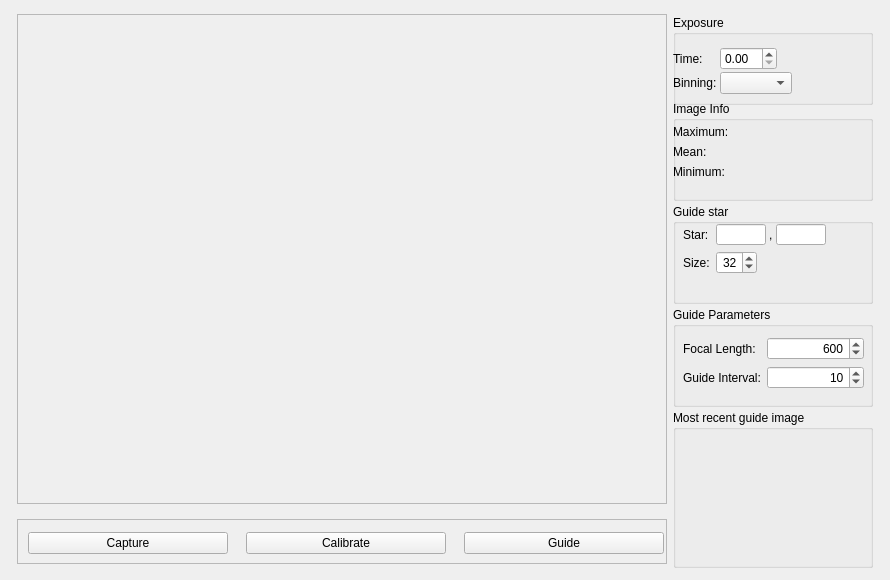
<?xml version="1.0" encoding="UTF-8"?>
<ui version="4.0">
 <class>GuiderDialog</class>
 <widget class="QDialog" name="GuiderDialog">
  <property name="geometry">
   <rect>
    <x>0</x>
    <y>0</y>
    <width>890</width>
    <height>580</height>
   </rect>
  </property>
  <property name="minimumSize">
   <size>
    <width>890</width>
    <height>580</height>
   </size>
  </property>
  <property name="maximumSize">
   <size>
    <width>890</width>
    <height>580</height>
   </size>
  </property>
  <property name="windowTitle">
   <string>Dialog</string>
  </property>
  <layout class="QHBoxLayout" name="horizontalLayout_2">
   <property name="leftMargin">
    <number>5</number>
   </property>
   <property name="topMargin">
    <number>5</number>
   </property>
   <property name="rightMargin">
    <number>5</number>
   </property>
   <property name="bottomMargin">
    <number>5</number>
   </property>
   <item>
    <layout class="QHBoxLayout" name="horizontalLayout">
     <item>
      <layout class="QVBoxLayout" name="imageLayout">
       <item>
        <widget class="QScrollArea" name="imageScrollArea">
         <property name="minimumSize">
          <size>
           <width>650</width>
           <height>490</height>
          </size>
         </property>
         <property name="maximumSize">
          <size>
           <width>650</width>
           <height>490</height>
          </size>
         </property>
         <property name="widgetResizable">
          <bool>true</bool>
         </property>
         <property name="alignment">
          <set>Qt::AlignCenter</set>
         </property>
         <widget class="QWidget" name="scrollAreaWidgetContents">
          <property name="geometry">
           <rect>
            <x>0</x>
            <y>0</y>
            <width>648</width>
            <height>488</height>
           </rect>
          </property>
          <widget class="QLabel" name="imageLabel">
           <property name="geometry">
            <rect>
             <x>5</x>
             <y>5</y>
             <width>640</width>
             <height>480</height>
            </rect>
           </property>
           <property name="mouseTracking">
            <bool>true</bool>
           </property>
           <property name="text">
            <string/>
           </property>
          </widget>
         </widget>
        </widget>
       </item>
       <item>
        <widget class="QFrame" name="buttonFrame">
         <property name="maximumSize">
          <size>
           <width>650</width>
           <height>45</height>
          </size>
         </property>
         <property name="frameShape">
          <enum>QFrame::StyledPanel</enum>
         </property>
         <property name="frameShadow">
          <enum>QFrame::Raised</enum>
         </property>
         <widget class="QWidget" name="horizontalLayoutWidget">
          <property name="geometry">
           <rect>
            <x>-1</x>
            <y>-1</y>
            <width>661</width>
            <height>51</height>
           </rect>
          </property>
          <layout class="QHBoxLayout" name="buttonLayout">
           <item>
            <widget class="QPushButton" name="captureButton">
             <property name="maximumSize">
              <size>
               <width>200</width>
               <height>16777215</height>
              </size>
             </property>
             <property name="text">
              <string>Capture</string>
             </property>
             <property name="autoDefault">
              <bool>false</bool>
             </property>
            </widget>
           </item>
           <item>
            <widget class="QPushButton" name="calibrateButton">
             <property name="maximumSize">
              <size>
               <width>200</width>
               <height>16777215</height>
              </size>
             </property>
             <property name="text">
              <string>Calibrate</string>
             </property>
             <property name="autoDefault">
              <bool>false</bool>
             </property>
            </widget>
           </item>
           <item>
            <widget class="QPushButton" name="guideButton">
             <property name="maximumSize">
              <size>
               <width>200</width>
               <height>16777215</height>
              </size>
             </property>
             <property name="text">
              <string>Guide</string>
             </property>
             <property name="autoDefault">
              <bool>false</bool>
             </property>
            </widget>
           </item>
          </layout>
         </widget>
        </widget>
       </item>
      </layout>
     </item>
     <item>
      <layout class="QVBoxLayout" name="verticalLayout">
       <property name="spacing">
        <number>0</number>
       </property>
       <property name="sizeConstraint">
        <enum>QLayout::SetDefaultConstraint</enum>
       </property>
       <item>
        <widget class="QGroupBox" name="exposureBox">
         <property name="minimumSize">
          <size>
           <width>0</width>
           <height>90</height>
          </size>
         </property>
         <property name="maximumSize">
          <size>
           <width>200</width>
           <height>75</height>
          </size>
         </property>
         <property name="title">
          <string>Exposure</string>
         </property>
         <widget class="QWidget" name="formLayoutWidget_2">
          <property name="geometry">
           <rect>
            <x>0</x>
            <y>30</y>
            <width>191</width>
            <height>69</height>
           </rect>
          </property>
          <layout class="QFormLayout" name="exposureLayout">
           <property name="fieldGrowthPolicy">
            <enum>QFormLayout::FieldsStayAtSizeHint</enum>
           </property>
           <property name="horizontalSpacing">
            <number>3</number>
           </property>
           <property name="verticalSpacing">
            <number>2</number>
           </property>
           <property name="topMargin">
            <number>2</number>
           </property>
           <property name="bottomMargin">
            <number>3</number>
           </property>
           <item row="0" column="0">
            <widget class="QLabel" name="timeLabel">
             <property name="text">
              <string>Time:</string>
             </property>
            </widget>
           </item>
           <item row="2" column="0">
            <widget class="QLabel" name="binningLabel">
             <property name="text">
              <string>Binning:</string>
             </property>
            </widget>
           </item>
           <item row="2" column="1">
            <widget class="QComboBox" name="binningcomboBox"/>
           </item>
           <item row="0" column="1">
            <widget class="LogSpinBox" name="timeSpinbox"/>
           </item>
          </layout>
         </widget>
        </widget>
       </item>
       <item>
        <widget class="QGroupBox" name="imageinfoBox">
         <property name="minimumSize">
          <size>
           <width>200</width>
           <height>100</height>
          </size>
         </property>
         <property name="maximumSize">
          <size>
           <width>200</width>
           <height>100</height>
          </size>
         </property>
         <property name="title">
          <string>Image Info</string>
         </property>
         <widget class="QWidget" name="formLayoutWidget">
          <property name="geometry">
           <rect>
            <x>0</x>
            <y>20</y>
            <width>191</width>
            <height>80</height>
           </rect>
          </property>
          <layout class="QFormLayout" name="formLayout">
           <property name="topMargin">
            <number>4</number>
           </property>
           <item row="0" column="0">
            <widget class="QLabel" name="maxLabel">
             <property name="text">
              <string>Maximum:</string>
             </property>
            </widget>
           </item>
           <item row="2" column="0">
            <widget class="QLabel" name="minLabel">
             <property name="text">
              <string>Minimum:</string>
             </property>
            </widget>
           </item>
           <item row="1" column="0">
            <widget class="QLabel" name="meanLabel">
             <property name="text">
              <string>Mean:</string>
             </property>
            </widget>
           </item>
           <item row="0" column="1">
            <widget class="QLabel" name="maxField">
             <property name="minimumSize">
              <size>
               <width>80</width>
               <height>0</height>
              </size>
             </property>
             <property name="maximumSize">
              <size>
               <width>80</width>
               <height>16777215</height>
              </size>
             </property>
             <property name="text">
              <string/>
             </property>
            </widget>
           </item>
           <item row="1" column="1">
            <widget class="QLabel" name="meanField">
             <property name="minimumSize">
              <size>
               <width>80</width>
               <height>0</height>
              </size>
             </property>
             <property name="maximumSize">
              <size>
               <width>80</width>
               <height>16777215</height>
              </size>
             </property>
             <property name="text">
              <string/>
             </property>
            </widget>
           </item>
           <item row="2" column="1">
            <widget class="QLabel" name="minField">
             <property name="minimumSize">
              <size>
               <width>80</width>
               <height>0</height>
              </size>
             </property>
             <property name="maximumSize">
              <size>
               <width>80</width>
               <height>16777215</height>
              </size>
             </property>
             <property name="text">
              <string/>
             </property>
            </widget>
           </item>
          </layout>
         </widget>
        </widget>
       </item>
       <item>
        <widget class="QGroupBox" name="guidestarBox">
         <property name="sizePolicy">
          <sizepolicy hsizetype="Preferred" vsizetype="Preferred">
           <horstretch>0</horstretch>
           <verstretch>0</verstretch>
          </sizepolicy>
         </property>
         <property name="minimumSize">
          <size>
           <width>200</width>
           <height>0</height>
          </size>
         </property>
         <property name="maximumSize">
          <size>
           <width>200</width>
           <height>100</height>
          </size>
         </property>
         <property name="title">
          <string>Guide star</string>
         </property>
         <widget class="QWidget" name="formLayoutWidget_3">
          <property name="geometry">
           <rect>
            <x>10</x>
            <y>20</y>
            <width>182</width>
            <height>63</height>
           </rect>
          </property>
          <layout class="QFormLayout" name="guidestarLayout">
           <property name="fieldGrowthPolicy">
            <enum>QFormLayout::FieldsStayAtSizeHint</enum>
           </property>
           <item row="0" column="0">
            <widget class="QLabel" name="starLabel">
             <property name="text">
              <string>Star:</string>
             </property>
            </widget>
           </item>
           <item row="0" column="1">
            <widget class="QFrame" name="starFrame">
             <property name="minimumSize">
              <size>
               <width>110</width>
               <height>21</height>
              </size>
             </property>
             <property name="frameShape">
              <enum>QFrame::NoFrame</enum>
             </property>
             <property name="frameShadow">
              <enum>QFrame::Raised</enum>
             </property>
             <widget class="QLineEdit" name="starxField">
              <property name="geometry">
               <rect>
                <x>0</x>
                <y>0</y>
                <width>50</width>
                <height>21</height>
               </rect>
              </property>
              <property name="alignment">
               <set>Qt::AlignRight|Qt::AlignTrailing|Qt::AlignVCenter</set>
              </property>
             </widget>
             <widget class="QLabel" name="starcommaLabel">
              <property name="geometry">
               <rect>
                <x>53</x>
                <y>0</y>
                <width>5</width>
                <height>21</height>
               </rect>
              </property>
              <property name="text">
               <string>,</string>
              </property>
             </widget>
             <widget class="QLineEdit" name="staryField">
              <property name="geometry">
               <rect>
                <x>60</x>
                <y>0</y>
                <width>50</width>
                <height>21</height>
               </rect>
              </property>
              <property name="alignment">
               <set>Qt::AlignRight|Qt::AlignTrailing|Qt::AlignVCenter</set>
              </property>
             </widget>
            </widget>
           </item>
           <item row="1" column="0">
            <widget class="QLabel" name="sizeLabel">
             <property name="text">
              <string>Size:</string>
             </property>
            </widget>
           </item>
           <item row="1" column="1">
            <widget class="QSpinBox" name="sizeSpinbox">
             <property name="alignment">
              <set>Qt::AlignRight|Qt::AlignTrailing|Qt::AlignVCenter</set>
             </property>
             <property name="minimum">
              <number>16</number>
             </property>
             <property name="maximum">
              <number>48</number>
             </property>
             <property name="value">
              <number>32</number>
             </property>
            </widget>
           </item>
          </layout>
         </widget>
        </widget>
       </item>
       <item>
        <widget class="QGroupBox" name="guideparametersBox">
         <property name="minimumSize">
          <size>
           <width>200</width>
           <height>0</height>
          </size>
         </property>
         <property name="maximumSize">
          <size>
           <width>200</width>
           <height>100</height>
          </size>
         </property>
         <property name="title">
          <string>Guide Parameters</string>
         </property>
         <widget class="QWidget" name="formLayoutWidget_4">
          <property name="geometry">
           <rect>
            <x>10</x>
            <y>30</y>
            <width>181</width>
            <height>61</height>
           </rect>
          </property>
          <layout class="QFormLayout" name="guideparametersForm">
           <item row="0" column="0">
            <widget class="QLabel" name="focallengthLabel">
             <property name="text">
              <string>Focal Length:</string>
             </property>
            </widget>
           </item>
           <item row="1" column="0">
            <widget class="QLabel" name="guideintervalLabel">
             <property name="text">
              <string>Guide Interval:</string>
             </property>
            </widget>
           </item>
           <item row="0" column="1">
            <widget class="QSpinBox" name="focallengthSpinbox">
             <property name="alignment">
              <set>Qt::AlignRight|Qt::AlignTrailing|Qt::AlignVCenter</set>
             </property>
             <property name="minimum">
              <number>100</number>
             </property>
             <property name="maximum">
              <number>3000</number>
             </property>
             <property name="singleStep">
              <number>100</number>
             </property>
             <property name="value">
              <number>600</number>
             </property>
            </widget>
           </item>
           <item row="1" column="1">
            <widget class="QSpinBox" name="guideintervalSpinbox">
             <property name="minimumSize">
              <size>
               <width>65</width>
               <height>0</height>
              </size>
             </property>
             <property name="alignment">
              <set>Qt::AlignRight|Qt::AlignTrailing|Qt::AlignVCenter</set>
             </property>
             <property name="minimum">
              <number>1</number>
             </property>
             <property name="maximum">
              <number>30</number>
             </property>
             <property name="value">
              <number>10</number>
             </property>
            </widget>
           </item>
          </layout>
         </widget>
        </widget>
       </item>
       <item>
        <widget class="QGroupBox" name="groupBox">
         <property name="minimumSize">
          <size>
           <width>200</width>
           <height>158</height>
          </size>
         </property>
         <property name="maximumSize">
          <size>
           <width>200</width>
           <height>158</height>
          </size>
         </property>
         <property name="title">
          <string>Most recent guide image</string>
         </property>
         <widget class="QLabel" name="guideimageLabel">
          <property name="geometry">
           <rect>
            <x>35</x>
            <y>24</y>
            <width>128</width>
            <height>128</height>
           </rect>
          </property>
          <property name="minimumSize">
           <size>
            <width>128</width>
            <height>128</height>
           </size>
          </property>
          <property name="maximumSize">
           <size>
            <width>128</width>
            <height>128</height>
           </size>
          </property>
          <property name="text">
           <string/>
          </property>
          <property name="alignment">
           <set>Qt::AlignCenter</set>
          </property>
         </widget>
        </widget>
       </item>
      </layout>
     </item>
    </layout>
   </item>
  </layout>
 </widget>
 <customwidgets>
  <customwidget>
   <class>LogSpinBox</class>
   <extends>QDoubleSpinBox</extends>
   <header>logspinbox.h</header>
  </customwidget>
 </customwidgets>
 <resources/>
 <connections>
  <connection>
   <sender>captureButton</sender>
   <signal>clicked()</signal>
   <receiver>GuiderDialog</receiver>
   <slot>capture()</slot>
   <hints>
    <hint type="sourcelabel">
     <x>45</x>
     <y>545</y>
    </hint>
    <hint type="destinationlabel">
     <x>9</x>
     <y>509</y>
    </hint>
   </hints>
  </connection>
  <connection>
   <sender>calibrateButton</sender>
   <signal>clicked()</signal>
   <receiver>GuiderDialog</receiver>
   <slot>calibrate()</slot>
   <hints>
    <hint type="sourcelabel">
     <x>311</x>
     <y>544</y>
    </hint>
    <hint type="destinationlabel">
     <x>336</x>
     <y>573</y>
    </hint>
   </hints>
  </connection>
  <connection>
   <sender>timeSpinbox</sender>
   <signal>valueChanged(double)</signal>
   <receiver>GuiderDialog</receiver>
   <slot>exposuretime(double)</slot>
   <hints>
    <hint type="sourcelabel">
     <x>790</x>
     <y>83</y>
    </hint>
    <hint type="destinationlabel">
     <x>672</x>
     <y>73</y>
    </hint>
   </hints>
  </connection>
  <connection>
   <sender>guideButton</sender>
   <signal>clicked()</signal>
   <receiver>GuiderDialog</receiver>
   <slot>guide()</slot>
   <hints>
    <hint type="sourcelabel">
     <x>482</x>
     <y>555</y>
    </hint>
    <hint type="destinationlabel">
     <x>519</x>
     <y>576</y>
    </hint>
   </hints>
  </connection>
 </connections>
 <slots>
  <slot>capture()</slot>
  <slot>calibrate()</slot>
  <slot>exposuretime(double)</slot>
  <slot>guide()</slot>
 </slots>
</ui>
